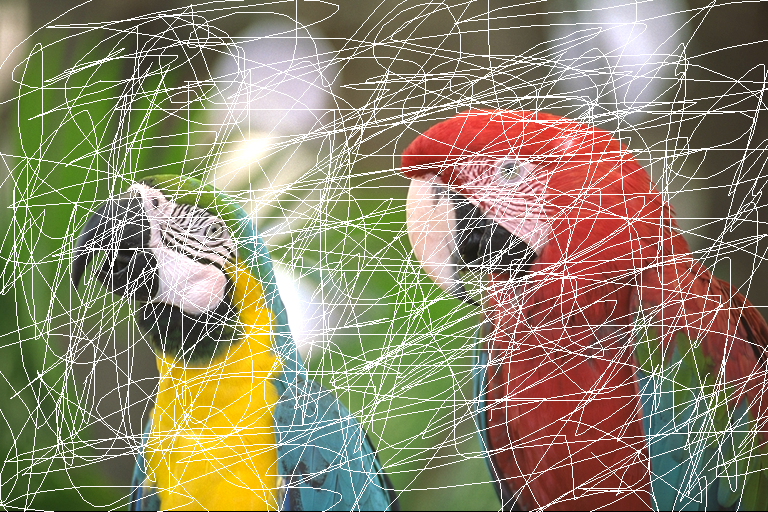
#> input picture week13/parrot_defect.png, 768 x 512 px, found by its file name
$ jupyter execute --allow-errors week13-3.ipynb   (older library calls are emulated)
#> lines starting #> are read from the running program, lines starting #| are printed output that depends on the picture
[cell 1]
import numpy as np
import matplotlib.pyplot as plt
from skimage.restoration import inpaint

[cell 2]
#!pip uninstall scikit-image
#!pip install scikit-image==0.19.0

[cell 3]
plt.figure(figsize=(8,10))
Img = (plt.imread('/content/drive/MyDrive/Deep Learning/week13/parrot_defect.png')*255).astype('uint8')
plt.imshow(Img[:,:,0:3])

[cell 4]
Img.shape
#> Out = (512, 768, 4)

[cell 5]
plt.figure(figsize=(8,10))
plt.imshow((Img[:,:,0:3].sum(axis=-1)==255*3),cmap='gray')
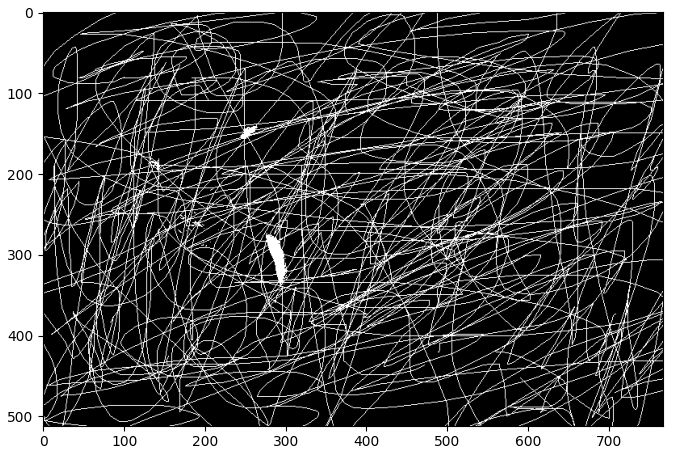
#> figure drawn by matplotlib, 1 panel

[cell 6]
mask=(Img[:,:,0:3].sum(axis=-1)==255*3)
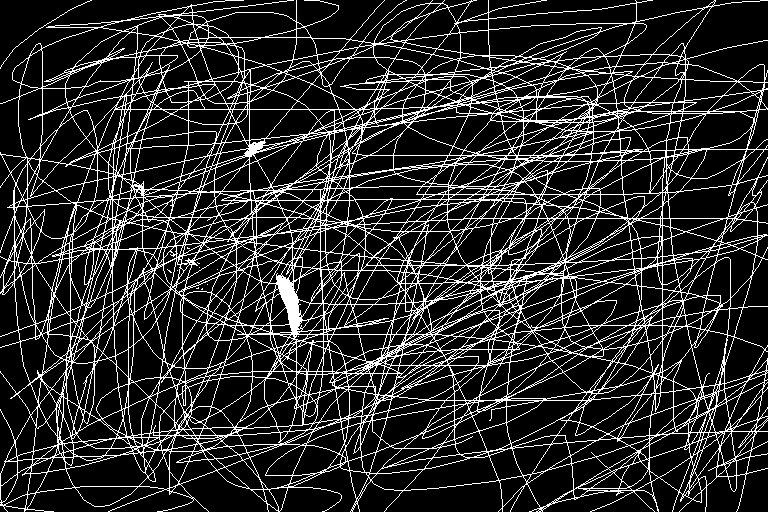
#> mask: shape (512, 768) bool; 16.7% white in thin lines or dots
plt.imshow(mask)
